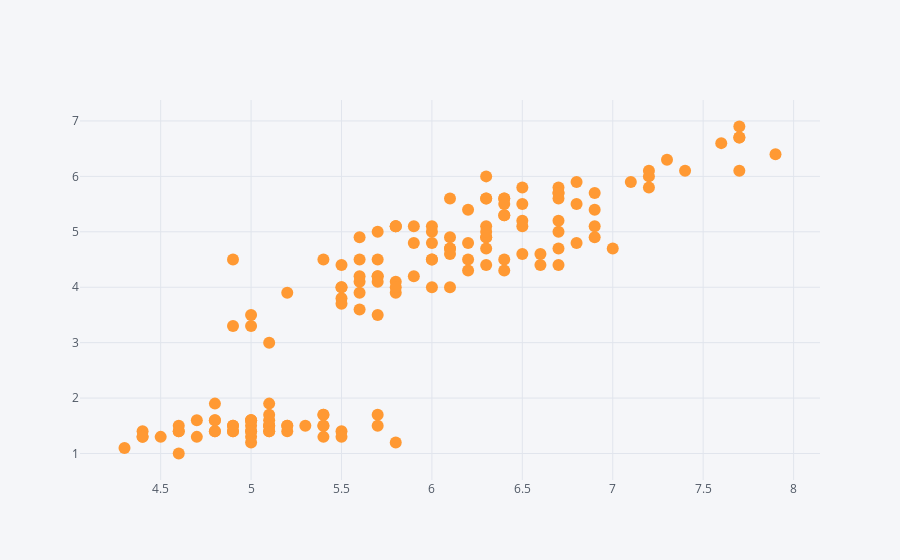

Notebook code cell kept with this figure:
### Code cell
df.iplot(x='sepal_length',y='petal_length',mode='markers',kind='scatter')

### Figure 1 — Plotly figure (JSON) as saved in the notebook; plotly's stock layout.template omitted (floating-point values rounded to 4 significant figures; data arrays with more than 128 entries replaced by an {"elided": "..."} marker saying what was removed)
{"data": [{"line": {"color": "rgba(255, 153, 51, 1.0)", "dash": "solid", "shape": "linear", "width": 1.3}, "marker": {"size": 12, "symbol": "circle"}, "mode": "markers", "name": "petal_length", "text": "", "type": "scatter", "x": {"elided": "150 float values"}, "y": {"elided": "150 float values"}}], "layout": {"legend": {"bgcolor": "#F5F6F9", "font": {"color": "#4D5663"}}, "paper_bgcolor": "#F5F6F9", "plot_bgcolor": "#F5F6F9", "title": {"font": {"color": "#4D5663"}}, "xaxis": {"gridcolor": "#E1E5ED", "showgrid": true, "tickfont": {"color": "#4D5663"}, "title": {"font": {"color": "#4D5663"}, "text": ""}, "zerolinecolor": "#E1E5ED"}, "yaxis": {"gridcolor": "#E1E5ED", "showgrid": true, "tickfont": {"color": "#4D5663"}, "title": {"font": {"color": "#4D5663"}, "text": ""}, "zerolinecolor": "#E1E5ED"}}}
